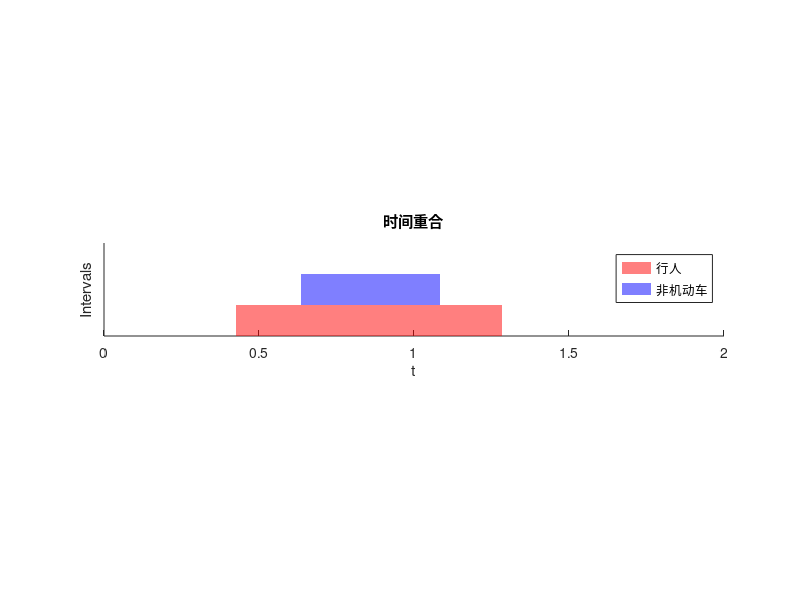

Here is the MATLAB script that generated this plot:
% 定义区间
interval1 = [0.4270, 1.2852];
interval2 = [0.6351, 1.0839];

% 创建一个新的图形窗口
figure;
set(gcf, 'Color', 'white');  % 将当前图形的背景颜色设置为白色
% 使用红色线条绘制第一个区间，并设置透明度
patch([interval1 fliplr(interval1)], [0 0 0.1 0.1], 'r', 'FaceAlpha', 0.5, 'EdgeColor', 'none'); hold on;

% 使用蓝色线条绘制第二个区间，并设置透明度
patch([interval2 fliplr(interval2)], [0.1 0.1 0.2 0.2], 'b', 'FaceAlpha', 0.5, 'EdgeColor', 'none');

% 添加图例
legend('行人', '非机动车');

% 添加标题和坐标轴标签
title('时间重合');
xlabel('t');
ylabel('Intervals');
axis equal;
xlim([0 2]); % 设置 x 轴的范围为 -1 到 5
ylim([0 0.3]); % 设置 x 轴的范围为 -1 到 5

% 不显示y轴的刻度值
yticks([]);


% 显示网格grid on;
